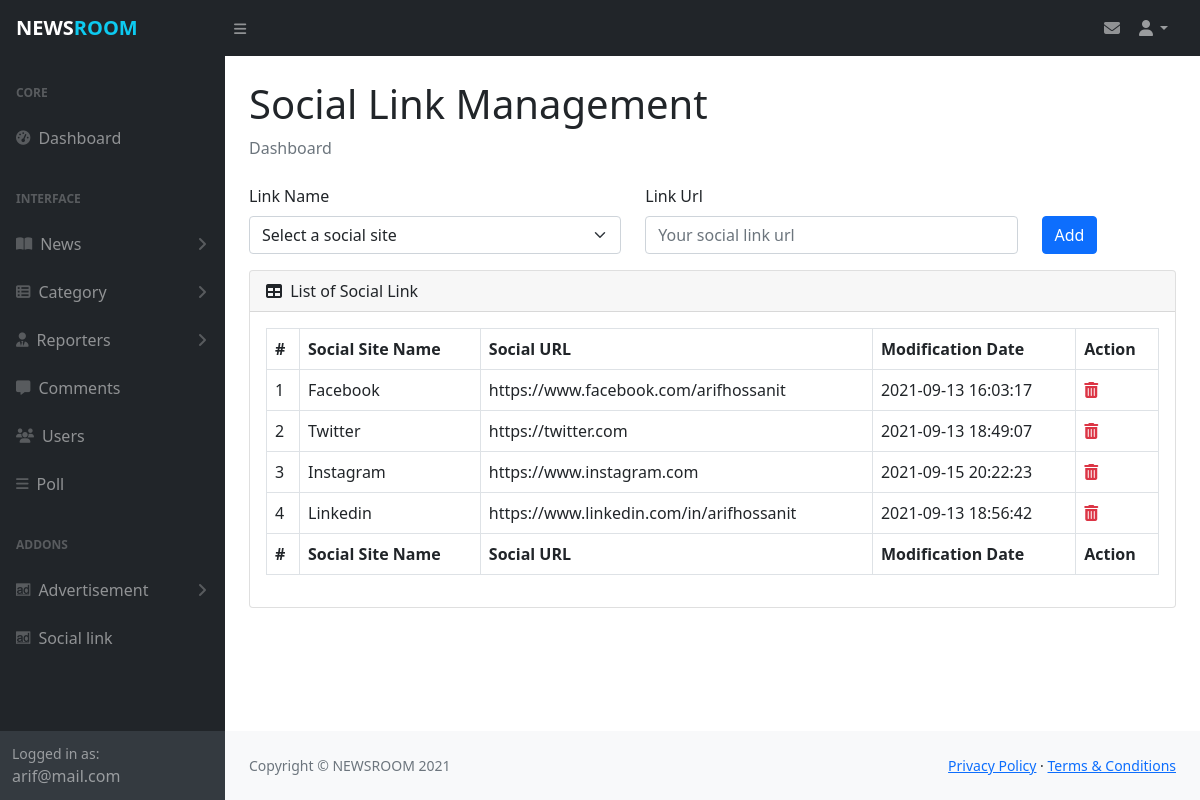
The page /admin/manage_social_link.php (signed in) on the database its author committed.
### tables this page shows
CREATE TABLE `myadmin` (
  `id` int(11) NOT NULL,
  `admin_name` varchar(30) DEFAULT NULL,
  `admin_mail` varchar(30) NOT NULL,
  `admin_pass` varchar(80) NOT NULL,
  `created_date` timestamp NOT NULL DEFAULT current_timestamp(),
  `updated_date` timestamp NULL DEFAULT NULL ON UPDATE current_timestamp()
);

CREATE TABLE `mysocial_link` (
  `id` int(2) NOT NULL,
  `link_icon` varchar(20) NOT NULL,
  `link_name` varchar(15) NOT NULL,
  `link_url` varchar(150) NOT NULL,
  `is_active` int(1) NOT NULL,
  `created_date` timestamp NOT NULL DEFAULT current_timestamp(),
  `updated_at` timestamp NULL DEFAULT NULL ON UPDATE current_timestamp()
);

### admin/manage_social_link.php (the view, shortened to what this page needs)
<?php include_once('includes/header.php');?>
<?php
    $sql="SELECT * FROM mysocial_link WHERE is_active='1'";
    $result=$db_config->query($sql);
?>
                <main>
                    <div class="container-fluid px-4">
                        <h1 class="mt-4">Social Link Management</h1>
                        <ol class="breadcrumb mb-4">
                            <li class="breadcrumb-item active">Dashboard</li>
                        </ol>
                        <form action="includes/process.php" method="post">
                            <div class="row">
                                <div class="col-5 mb-3">
                                <label for="sname" class="form-label">Link Name</label>
                                <select class="form-select" name="link_id" aria-label="Default select example" id="sname" required>
                                    <option selected disabled value="">Select a social site</option>
                                </select>
                                </div>
                                <div class="col-5 mb-3">
                                <label for="surl" class="form-label">Link Url</label>
                                <input type="text" name="surl" class="form-control" id="surl" placeholder="Your social link url" required>
                                </div>
                                <div class="col-2 mb-3">
                                <label for="b" class="form-label">&nbsp;</label>
                                <input type="submit" name="add_link" value="Add" id="b" class="btn btn-primary d-block">
                                </div>
                            </div>
                        </form>
                        <div class="card mb-4">
                            <div class="card-header">
                                <i class="fas fa-table me-1"></i>
                                List of Social Link
                            </div>
                            <div class="card-body table-responsive">
                                <table id="datatablesSimple" class="table table-bordered">
                                    <thead>
                                        <tr>
                                            <th>#</th>
                                            <th>Social Site Name</th>
                                            <th>Social URL</th>
                                            <th>Modification Date</th>
                                            <th>Action</th>
                                        </tr>
                                    </thead>
                                    <tfoot>
                                        <tr>
                                            <th>#</th>
                                            <th>Social Site Name</th>
                                            <th>Social URL</th>
                                            <th>Modification Date</th>
                                            <th>Action</th>
                                        </tr>
                                    </tfoot>
                                    <tbody>
                                        <?php while ($data=$result->fetch_assoc()) { ?>
                                        <tr>
                                            <td><?php if (!empty($data['id'])) echo $data['id']; ?></td>
                                            <td><?php if (!empty($data['link_name'])) echo $data['link_name']; ?></td>
                                            <td><?php if (!empty($data['link_url'])) echo $data['link_url']; ?></td>
                                            <td><?php if (!empty($data['updated_at'])) echo $data['updated_at']; ?></td>
                                            <td>
                                                <a href="includes/process.php?action=del_link&link_id=<?php echo $data['id']?>" class="text-danger" onclick='return confirm("Are you sure about delete?")'>
                                                    <i class='fas fa-trash-alt'></i>
                                                </a>
                                            </td>
                                        </tr>
                                        <?php } ?>
                                    </tbody>
                                </table>
                            </div>
                        </div>
                    </div>
                </main>
<?php include_once('includes/footer.php');?>

### admin/includes/header.php (shortened to what this page needs)
<?php
    include_once('config.php');
    $sql= "SELECT admin_name, admin_mail FROM myadmin";
    $result= $db_config->query($sql);
    $data= $result->fetch_object();
?>
<!DOCTYPE html>
<html lang="en">
    <head>
        <link href="https://cdn.jsdelivr.net/npm/simple-datatables@latest/dist/style.css" rel="stylesheet" />
        <link href="https://cdn.jsdelivr.net/npm/bootstrap@5.1.0/dist/css/bootstrap.min.css" rel="stylesheet">
        <link href="https://cdn.jsdelivr.net/npm/summernote@0.8.18/dist/summernote-lite.min.css" rel="stylesheet">
        <link rel="stylesheet" href="js/styles.css?v=<?php echo time();?>">
    </head>
    <body class="sb-nav-fixed">
        <nav class="sb-topnav navbar navbar-expand navbar-dark bg-dark">
            <a class="navbar-brand ps-3 fw-bold" href="dashboard.php">NEWS<span class="text-info">ROOM</span></a>
            <button class="btn btn-link btn-sm order-1 order-lg-0 me-4 me-lg-0" id="sidebarToggle" href="#!"><i class="fas fa-bars"></i></button>
            <div class="mx-2 ms-auto">
                <a href="manage_massages.php" class="text-decoration-none text-white-50">
                    <i class="fas fa-envelope"></i>
                </a>
            </div>
            <ul class="navbar-nav ms-auto ms-md-0 me-3 me-lg-4">
                <li class="nav-item dropdown">
                    <a class="nav-link dropdown-toggle" id="navbarDropdown" href="#" role="button" data-bs-toggle="dropdown" aria-expanded="false"><i class="fas fa-user fa-fw"></i></a>
                </li>
            </ul>
        </nav>
        <div id="layoutSidenav">
            <div id="layoutSidenav_nav">
                <nav class="sb-sidenav accordion sb-sidenav-dark" id="sidenavAccordion">
                    <div class="sb-sidenav-menu">
                        <div class="nav">
                            <div class="sb-sidenav-menu-heading">Core</div>
                            <a class="nav-link" href="dashboard.php">
                                <div class="sb-nav-link-icon"><i class="fas fa-tachometer-alt"></i></div>
                                Dashboard
                            </a>
                            <div class="sb-sidenav-menu-heading">Interface</div>
                            <a class="nav-link collapsed" href="#" data-bs-toggle="collapse" data-bs-target="#collapseLayouts" aria-expanded="false" aria-controls="collapseLayouts">
                                <div class="sb-nav-link-icon"><i class="fas fa-book-open"></i></div>
                                News
                                <div class="sb-sidenav-collapse-arrow"><i class="fas fa-angle-down"></i></div>
                            </a>
                            <a class="nav-link collapsed" href="#" data-bs-toggle="collapse" data-bs-target="#collapsePages" aria-expanded="false" aria-controls="collapsePages">
                                <div class="sb-nav-link-icon"><i class="fas fa-th-list"></i></div>
                                Category
                                <div class="sb-sidenav-collapse-arrow"><i class="fas fa-angle-down"></i></div>
                            </a>
                            <a class="nav-link collapsed" href="#" data-bs-toggle="collapse" data-bs-target="#collapseReporter" aria-expanded="false" aria-controls="collapseLayouts">
                                <div class="sb-nav-link-icon"><i class="fas fa-user-tie"></i></div>
                                Reporters
                                <div class="sb-sidenav-collapse-arrow"><i class="fas fa-angle-down"></i></div>
                            </a>
                            <a class="nav-link" href="manage_comments.php">
                                <div class="sb-nav-link-icon"><i class="fas fa-comment-alt"></i></div>
                                Comments
                            </a>
                            <a class="nav-link" href="manage_users.php">
                                <div class="sb-nav-link-icon"><i class="fas fa-users"></i></div>
                                Users
                            </a>
                            <a class="nav-link" href="add_poll.php">
                                <div class="sb-nav-link-icon"><i class="fas fa-bars"></i></div>
                                Poll
                            </a>
                            <div class="sb-sidenav-menu-heading">Addons</div>
                            <a class="nav-link collapsed" href="#" data-bs-toggle="collapse" data-bs-target="#collapsead" aria-expanded="false" aria-controls="collapseLayouts">
                                <div class="sb-nav-link-icon"><i class="fab fa-adversal"></i></div>
                                Advertisement
                                <div class="sb-sidenav-collapse-arrow"><i class="fas fa-angle-down"></i></div>
                            </a>
                            <a class="nav-link" href="manage_social_link.php">
                                <div class="sb-nav-link-icon"><i class="fab fa-adversal"></i></div>
                                Social link
                            </a>
                        </div>
                    </div>
                    <div class="sb-sidenav-footer">
                        <div class="small">Logged in as:</div>
                        <?php echo $data->admin_mail ?>
                    </div>
                </nav>
            </div>
            <div id="layoutSidenav_content">

### admin/js/styles.css (style rules this page uses)
.fixed-top, .sb-nav-fixed #layoutSidenav #layoutSidenav_nav, .sb-nav-fixed .sb-topnav { position: fixed; top: 0; right: 0; left: 0; z-index: 1030; }
#layoutSidenav { display: flex; }
#layoutSidenav #layoutSidenav_nav { flex-basis: 225px; flex-shrink: 0; transition: transform 0.15s ease-in-out; z-index: 1038; transform: translateX(-225px); }
#layoutSidenav #layoutSidenav_content { position: relative; display: flex; flex-direction: column; justify-content: space-between; min-width: 0; flex-grow: 1; min-height: calc(100vh - 56px); margin-left: -225px; }
.sb-topnav { padding-left: 0; height: 56px; z-index: 1039; }
.sb-topnav .navbar-brand { width: 225px; margin: 0; }
.sb-topnav.navbar-dark #sidebarToggle { color: rgba(255, 255, 255, 0.5); }
@media (min-width: 992px) { #layoutSidenav #layoutSidenav_nav { transform: translateX(0); } }
@media (min-width: 992px) { #layoutSidenav #layoutSidenav_content { margin-left: 0; transition: margin 0.15s ease-in-out; } }
.sb-nav-fixed .sb-topnav { z-index: 1039; }
.sb-nav-fixed #layoutSidenav #layoutSidenav_nav { width: 225px; height: 100vh; z-index: 1038; }
.sb-nav-fixed #layoutSidenav #layoutSidenav_nav .sb-sidenav { padding-top: 56px; }
.sb-nav-fixed #layoutSidenav #layoutSidenav_nav .sb-sidenav .sb-sidenav-menu { overflow-y: auto; }
.sb-nav-fixed #layoutSidenav #layoutSidenav_content { padding-left: 225px; top: 56px; }
.nav .nav-link .sb-nav-link-icon, .sb-sidenav-menu .nav-link .sb-nav-link-icon { margin-right: 0.5rem; }
.sb-sidenav { display: flex; flex-direction: column; height: 100%; flex-wrap: nowrap; }
.sb-sidenav .sb-sidenav-menu { flex-grow: 1; }
.sb-sidenav .sb-sidenav-menu .nav { flex-direction: column; flex-wrap: nowrap; }
.sb-sidenav .sb-sidenav-menu .nav .sb-sidenav-menu-heading { padding: 1.75rem 1rem 0.75rem; font-size: 0.75rem; font-weight: bold; text-transform: uppercase; }
.sb-sidenav .sb-sidenav-menu .nav .nav-link { display: flex; align-items: center; padding-top: 0.75rem; padding-bottom: 0.75rem; position: relative; }
.sb-sidenav .sb-sidenav-menu .nav .nav-link .sb-nav-link-icon { font-size: 0.9rem; }
.sb-sidenav .sb-sidenav-menu .nav .nav-link .sb-sidenav-collapse-arrow { display: inline-block; margin-left: auto; transition: transform 0.15s ease; }
.sb-sidenav .sb-sidenav-menu .nav .nav-link.collapsed .sb-sidenav-collapse-arrow { transform: rotate(-90deg); }
.sb-sidenav .sb-sidenav-footer { padding: 0.75rem; flex-shrink: 0; }
.sb-sidenav-dark { background-color: #212529; color: rgba(255, 255, 255, 0.5); }
.sb-sidenav-dark .sb-sidenav-menu .sb-sidenav-menu-heading { color: rgba(255, 255, 255, 0.25); }
.sb-sidenav-dark .sb-sidenav-menu .nav-link { color: rgba(255, 255, 255, 0.5); }
.sb-sidenav-dark .sb-sidenav-menu .nav-link .sb-nav-link-icon { color: rgba(255, 255, 255, 0.25); }
.sb-sidenav-dark .sb-sidenav-menu .nav-link .sb-sidenav-collapse-arrow { color: rgba(255, 255, 255, 0.25); }
.sb-sidenav-dark .sb-sidenav-footer { background-color: #343a40; }
small, .small { font-size: 0.875em; }

### rows shown on the page
myadmin: admin_mail "arif@mail.com"
mysocial_link: id "1", link_name "Facebook", link_url "https://www.facebook.com/arifhossanit", updated_at "2021-09-13 16:03:17"
mysocial_link: id "2", link_name "Twitter", link_url "https://twitter.com", updated_at "2021-09-13 18:49:07"
mysocial_link: id "3", link_name "Instagram", link_url "https://www.instagram.com", updated_at "2021-09-15 20:22:23"
mysocial_link: id "4", link_name "Linkedin", link_url "https://www.linkedin.com/in/arifhossanit", updated_at "2021-09-13 18:56:42"
